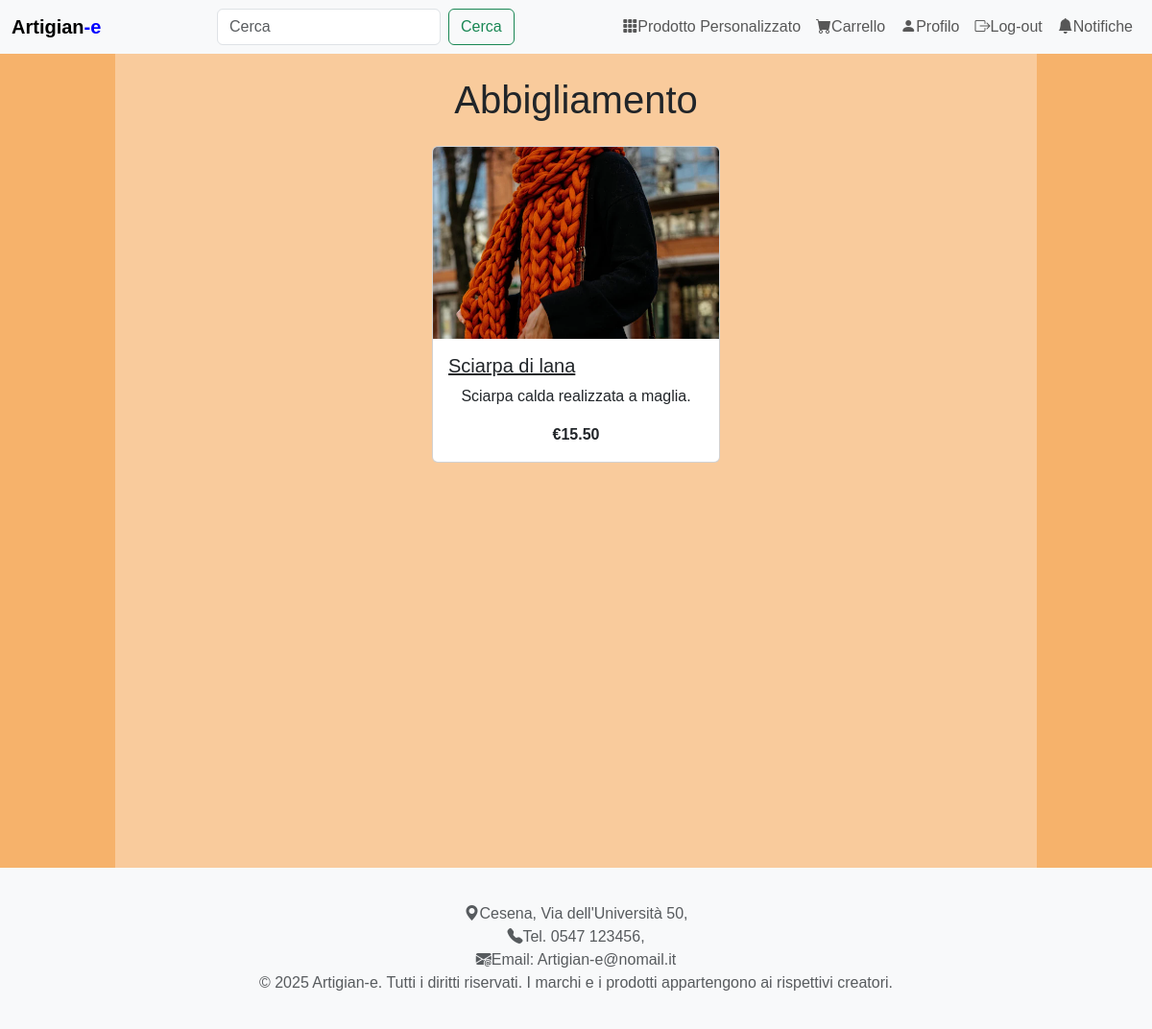
Page /pages/categorySearch.php?categoria=2 on the earlier database version.
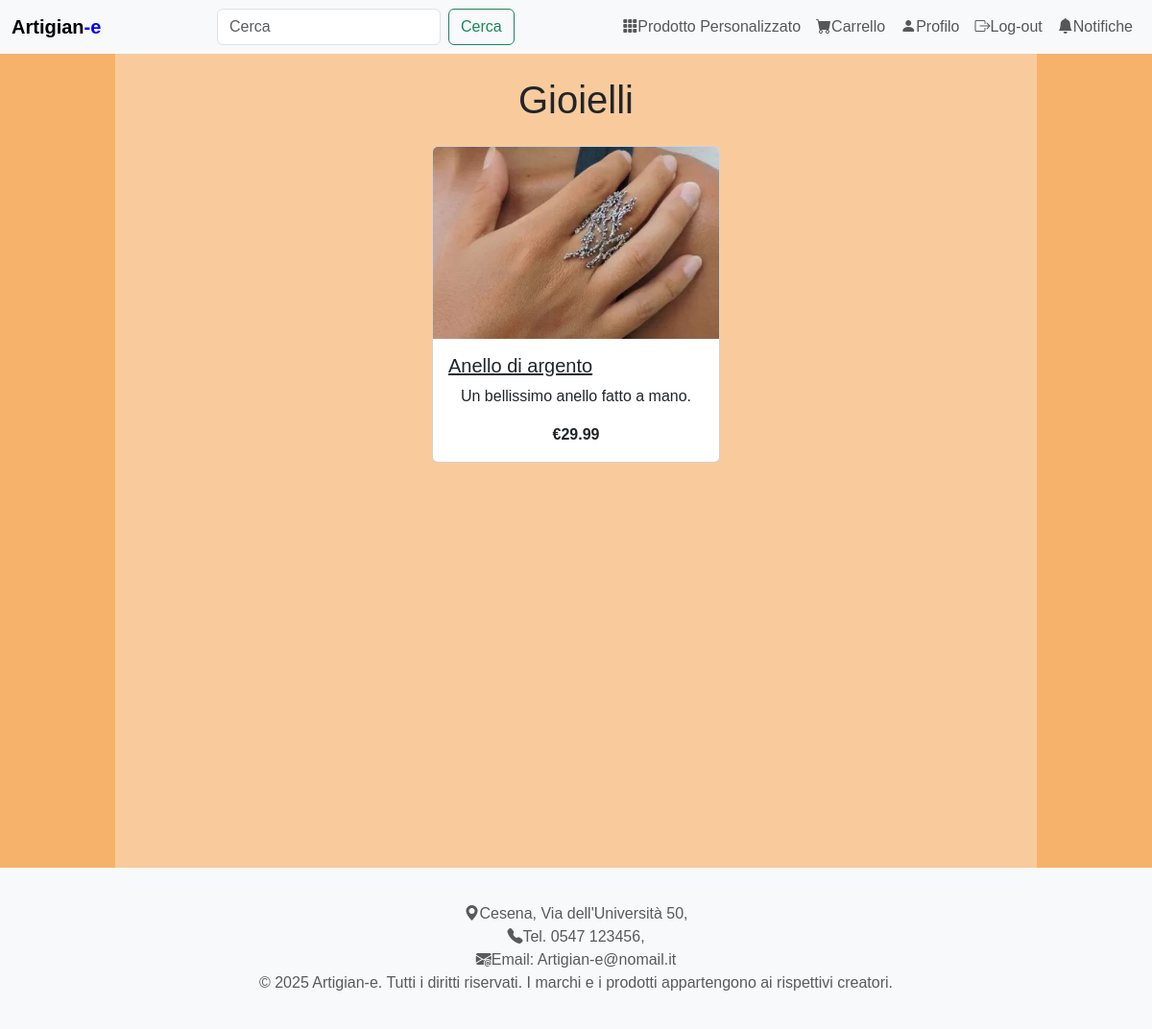
Same page on the later database version.
### tables this page shows
create table CATEGORIE (
	categoryID INT not null AUTO_INCREMENT,
	Nome VARCHAR(25) not null,
	primary key (categoryID));

create table PRODOTTO (
	Costo decimal(8,2) not null,
	Nome VARCHAR(25) not null,
	Descrizione VARCHAR(1000) not null,
	PathImmagine VARCHAR(255) not null,
	productID INT not null AUTO_INCREMENT,
	categoryID INT not null,
	Email VARCHAR(100) not null,
	primary key (productID),
	unique (categoryID, productID));

### DataBase/Database.php (called while the page is built, shortened)
<?php
class DatabaseHelper
{
    private $db;
    public function __construct($servername, $username, $password, $dbname, $port)
    {
        $this->db = new mysqli($servername, $username, $password, $dbname, $port);
    }
    public function getCategoryById($categoryID) {
        $query = "SELECT * FROM CATEGORIE WHERE categoryID = ?";
        $stmt = $this->db->prepare($query);
        $stmt->bind_param('i', $categoryID);
        $stmt->execute();
        $result = $stmt->get_result();
        return $result->fetch_assoc();
    }
    public function getProductsByCategory($categoryID) {
        $query = "SELECT * FROM PRODOTTO WHERE categoryID = ?";
        $stmt = $this->db->prepare($query);
        $stmt->bind_param('i', $categoryID);
        $stmt->execute();
        $result = $stmt->get_result();
        return $result->fetch_all(MYSQLI_ASSOC);
    }
}
?>

### includes/bootstrap.php (called while the page is built, shortened)
<?php
require_once("../database/Database.php");
$dbh = new DatabaseHelper("localhost", "root", "", "db_artigiany", 3306);

### pages/categorySearch.php (the view, shortened to what this page needs)
<?php
include_once("../includes/bootstrap.php");
include("../includes/header.php");
$categoryID = isset($_GET['categoria']) ? (int)$_GET['categoria'] : 0;
$category = $dbh->getCategoryById($categoryID);
$products = $dbh->getProductsByCategory($categoryID);
?>
<main class="container my-4">
    <div class="container-page">
        <div id="main-content">
            <h1 class="text-center mb-4"><?php echo htmlspecialchars($category['Nome']); ?></h1>
            <?php if (empty($products)): ?>
                <p class="text-center">Nessun prodotto disponibile in questa categoria</p>
            <?php else: ?>
                <div class="row">
                    <?php foreach ($products as $product): ?>
                        <div class="col-12 col-sm-6 col-md-4 mb-4">
                            <div class="card h-100">
                                <a href="product.php?productId=<?= urlencode($product['productID']) ?>">
                                    <img src="<?php echo htmlspecialchars($product['PathImmagine']); ?>"
                                         class="card-img-top"
                                         alt="<?php echo htmlspecialchars($product['Nome']); ?>"
                                         style="height: 200px; object-fit: cover;">
                                </a>
                                <div class="card-body">
                                    <h5 class="card-title">
                                        <a href="product.php?productId=<?= urlencode($product['productID']) ?>"
                                           class="text-dark">
                                            <?php echo htmlspecialchars($product['Nome']); ?>
                                        </a>
                                    </h5>
                                    <p class="card-text"><?php echo htmlspecialchars($product['Descrizione']); ?></p>
                                    <p class="card-text"><strong>€<?php echo number_format($product['Costo'], 2); ?></strong></p>
                                </div>
                            </div>
                        </div>
                    <?php endforeach; ?>
                </div>
            <?php endif; ?>
        </div>
    </div>
</main>
<?php include("../includes/footer.php"); ?>

### includes/Header.php (shortened to what this page needs)
<!DOCTYPE html>
<html lang="it">
<head>
    <link href="https://cdn.jsdelivr.net/npm/bootstrap@5.3.0-alpha1/dist/css/bootstrap.min.css" rel="stylesheet">
    <link href="https://cdnjs.cloudflare.com/ajax/libs/font-awesome/6.0.0/css/all.min.css" rel="stylesheet">
    <link href="https://cdn.jsdelivr.net/npm/bootstrap-icons/font/bootstrap-icons.css" rel="stylesheet">
    <link rel="stylesheet" href="../CSS/styles.css">
</head>
<?php
include_once("../includes/bootstrap.php");
$unreadCount = 0;
?>
<body>
    <nav class="navbar navbar-expand-lg navbar-light bg-light">
        <div class="container-fluid">
            <a class="navbar-brand" href="home.php"><strong>Artigian<span style="color: blue;">-e</span></strong></a>
            <div class="collapse navbar-collapse" id="navbarContent">
                <form class="d-flex align-items-center my-2 my-lg-0 ms-auto" action="search.php" method="GET"><input class="form-control me-2"
                        type="search" name="searched-product" id="searched-product" placeholder="Cerca"
                        value="<?= isset($_GET['searched-product']) ? $_GET['searched-product'] : "" ?>" /><button
                        class="btn btn-outline-success" type="submit">Cerca</button></form>
                <ul class="navbar-nav ms-auto">
                    <li class="nav-item"><a class="nav-link" href="customproduct.php"><i
                                class="bi bi-grid-3x3-gap-fill"></i>Prodotto Personalizzato </a></li>
                    <li class="nav-item"><a class="nav-link" href="cart.php"><i class="bi bi-cart-fill"></i>Carrello
                        </a></li>
                    <li class="nav-item"><a class="nav-link" href="login.php"><i class="bi bi-person-fill"></i>Profilo
                        </a></li>
                    <li class="nav-item"><a class="nav-link" href="logout.php"><i
                                class="bi bi-box-arrow-right"></i>Log-out </a></li>
                    <li class="nav-item"><a class="nav-link" href="notifications.php"><i
                                class="bi bi-bell-fill position-relative"><?php if ($unreadCount > 0): ?><span
                                    class="position-absolute top-0 start-100 translate-middle badge rounded-pill bg-danger"><?=$unreadCount ?></span><?php endif;
?></i>Notifiche </a></li>
                </ul>
            </div>
        </div>
    </nav>

### includes/footer.php
<footer class="py-3 bg-light">
    <div class="container">
        <div class="row">
            <div class="col-12 text-center">
                <span class="text-muted">
                    <i class="bi bi-geo-alt-fill"></i>Cesena, Via dell'Università 50,
                </span>
            </div>
        </div>
        <div class="row">
            <div class="col-12 text-center">
                <span class="text-muted">
                    <i class="bi bi-telephone-fill"></i>Tel. 0547 123456,
                </span>
            </div>
        </div>
        <div class="row">
            <div class="col-12 text-center">
                <span class="text-muted">
                    <i class="bi bi-envelope-at-fill"></i>Email: Artigian-e@nomail.it
                </span>
            </div>
        </div>
        <div class="row">
            <div class="col-12 text-center">
                <span class="text-muted">&copy; 2025 Artigian-e. Tutti i diritti riservati. I marchi e i prodotti appartengono ai rispettivi creatori.
                </span>
            </div>
        </div>
    </div>
</footer>
</body>
</html>

### CSS/styles.css (style rules this page uses)
body { font-family: Arial, sans-serif; background: linear-gradient(to right, #F6B26B 10%, #F9CB9C 10%, #F9CB9C 90%, #F6B26B 90%); min-height: 100vh; }
.container-page { display: flex; flex-direction: column; min-height: 100vh; }
#main-content { flex: 1; }
footer { background-color: #f8f9fa; padding: 1rem 0; text-align: center; height: auto; }
.container { display: flex; flex-direction: column; align-items: center; max-width: 1000px; margin: 20px auto; }
.card { min-width: 300px; min-height: auto; }
h1, p { text-align: center; }

Differences in the rows shown:
no longer on this page (row edited): prodotto: PathImmagine (picture), Nome "Sciarpa di lana", Descrizione "Sciarpa calda realizzata a maglia.", Costo "15.50"
changed categorie: Nome "Abbigliamento" → "Gioielli"
now on this page (row edited): prodotto: PathImmagine (picture), Nome "Anello di argento", Descrizione "Un bellissimo anello fatto a mano.", Costo "29.99"
